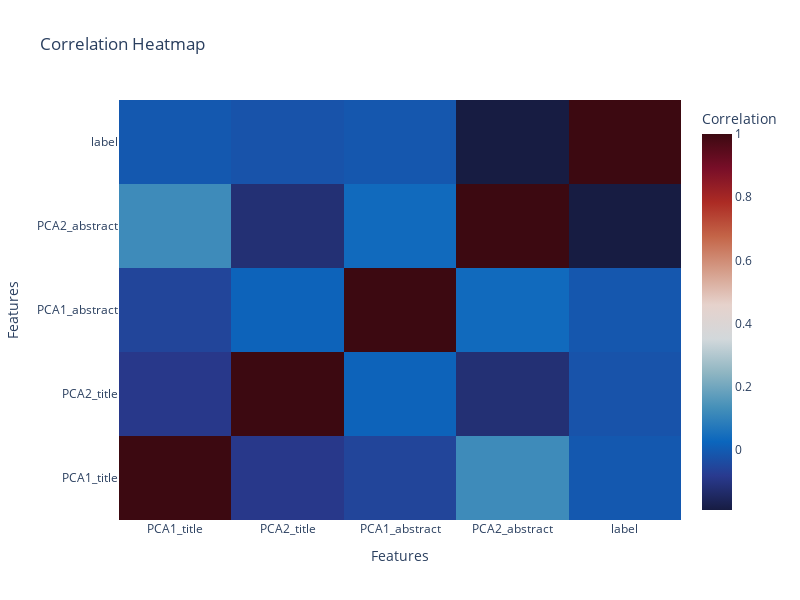

The notebook cell this image was saved under:
### Markdown cell above
#### Correlation Heatmap

### Code cell
correlation_matrix = df_filtered[col].corr()
print(correlation_matrix)

# Mask the upper triangular part (including the diagonal)
mask = np.triu(np.ones_like(correlation_matrix, dtype=bool))

# Create a heatmap using plotly
fig = go.Figure(data=go.Heatmap(z=correlation_matrix.values,
                                x=correlation_matrix.columns,
                                y=correlation_matrix.columns,
                                colorscale="balance",
                                colorbar=dict(title="Correlation")))

# Update layout for better visibility
fig.update_layout(title="Correlation Heatmap",
                  width=800, height=600,
                  xaxis_title="Features",
                  yaxis_title="Features")

# Show the plot
fig.show()

### Figure 1 — Plotly figure (JSON) as saved in the notebook; plotly's stock layout.template omitted (floating-point values rounded to 4 significant figures)
{"data": [{"colorbar": {"title": {"text": "Correlation"}}, "colorscale": [[0, "rgb(23, 28, 66)"], [0.09091, "rgb(41, 58, 143)"], [0.1818, "rgb(11, 102, 189)"], [0.2727, "rgb(69, 144, 185)"], [0.3636, "rgb(142, 181, 194)"], [0.4545, "rgb(210, 216, 219)"], [0.5455, "rgb(230, 210, 204)"], [0.6364, "rgb(213, 157, 137)"], [0.7273, "rgb(196, 101, 72)"], [0.8182, "rgb(172, 43, 36)"], [0.9091, "rgb(120, 14, 40)"], [1, "rgb(60, 9, 17)"]], "type": "heatmap", "x": ["PCA1_title", "PCA2_title", "PCA1_abstract", "PCA2_abstract", "label"], "y": ["PCA1_title", "PCA2_title", "PCA1_abstract", "PCA2_abstract", "label"], "z": [[1, -0.08997, -0.05539, 0.1204, -0.007418], [-0.08997, 1, 0.01892, -0.1197, -0.01977], [-0.05539, 0.01892, 1, 0.03709, -0.01022], [0.1204, -0.1197, 0.03709, 1, -0.1905], [-0.007418, -0.01977, -0.01022, -0.1905, 1]]}], "layout": {"height": 600, "title": {"text": "Correlation Heatmap"}, "width": 800, "xaxis": {"title": {"text": "Features"}}, "yaxis": {"title": {"text": "Features"}}}}
